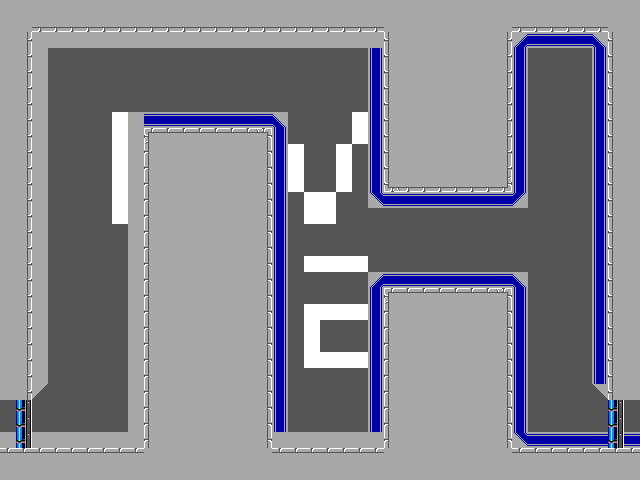

Rendered tile map (Tiled .tmx) drawn with the repository's tilesets; below, a short description and the map source with its tile grids summarised:
An orthogonal 40x30 tile map with 16x16 px tiles, 2 tile layers (background, foreground), 3 hidden layers not drawn, 2 tilesets and 2 objects (PlayerDuke, me.LevelEntity).

<map version="1.0" orientation="orthogonal" width="40" height="30" tilewidth="16" tileheight="16">
 <tileset firstgid="1" name="duke_tiles" tilewidth="16" tileheight="16">
  <image source="../img/map/duke_tiles.png" width="480" height="240" />
  <tile id="449">
   <properties>
    <property name="type" value="wall" />
   </properties>
  </tile>
 </tileset>
 <tileset firstgid="451" name="metatiles16x16" tilewidth="16" tileheight="16">
  <image source="../img/map/metatiles16x16.png" width="80" height="16" />
  <tile id="0">
   <properties>
    <property name="type" value="solid" />
   </properties>
  </tile>
  <tile id="1">
   <properties>
    <property name="type" value="platform" />
   </properties>
  </tile>
 </tileset>
 <layer name="background" width="40" height="30">
  <data>[1200 cells, 788 non-empty, 6 distinct tile ids]</data>
 </layer>
 <layer name="portalAreaV" width="40" height="30" visible="0">
  <data>[1200 cells, 40 non-empty, 1 distinct tile ids]</data>
 </layer>
 <layer name="portalAreaH" width="40" height="30" visible="0">
  <data>[1200 cells, 33 non-empty, 1 distinct tile ids]</data>
 </layer>
 <layer name="collision" width="40" height="30" visible="0">
  <data>[1200 cells, 572 non-empty, 1 distinct tile ids]</data>
 </layer>
 <objectgroup name="Player" width="40" height="30">
  <object name="PlayerDuke" x="0" y="400" width="16" height="32">
   <properties>
    <property name="image" value="dukesprite" />
    <property name="spriteheight" value="32" />
    <property name="spritewidth" value="32" />
   </properties>
  </object>
 </objectgroup>
 <layer name="foreground" width="40" height="30">
  <data>[1200 cells, 578 non-empty, 6 distinct tile ids]</data>
 </layer>
 <objectgroup name="end" width="40" height="30">
  <object name="me.LevelEntity" x="624" y="400" width="16" height="48">
   <properties>
    <property name="to" value="level03" />
   </properties>
  </object>
 </objectgroup>
</map>
